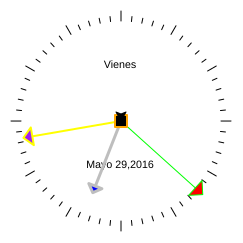

The script that drew this image:
#!/usr/bin/python3
from turtle import *
from datetime import *
from canvasvg import *
mode("logo")
clearscreen()
tracer(0,0)
#hideturtle()
#register_shape('clock_hand',((0,0),(10,0),(10,1),(11,0),(10,-1),(10,0)))
register_shape('clock_hand',((0,0),(0,100),(-10,100),(0,110),(10,100),(0,100)))
register_shape("dot", ((-3,-3), (-3,3), (3,3), (3,-3)))
register_shape("tri", ((-3, -2), (0, 3), (3, -2), (0, 0)))
hour_hand=Pen(shape='clock_hand')
hour_hand.shapesize(0.7,0.7,3)
hour_hand.color("gray","blue")
#hour_hand.seth(0)
minute_hand=Pen(shape='clock_hand')
minute_hand.shapesize(0.9,0.9,2)
minute_hand.color("yellow","purple")
#minute_hand.seth(90)
second_hand=Pen(shape='clock_hand')
second_hand.shapesize(1,1,1)
#second_hand.seth(90)
second_hand.color("green","red")
center=Pen(shape='dot')
center.shapesize(2,2,2)
center.color("orange","black")

def clockbg():
       dayofweek =["Lunes","Martes","Miercoles","Jueves","Vienes","Sabado","Domingo"]
       monthofyear =["Enero","Febrero","Marzo","Abril","Mayo","Junio","Julio","Agosto","Setiembre","Octubre","Noviembre","Diciembre"]
       t=datetime.today()
       weekday_today= dayofweek[t.weekday()]
       month_today=monthofyear[t.month]
       day_today=str(t.day)
       year_today=str(t.year)
       sety(50)
       write(weekday_today, align='center')
       sety(-50)
       write(month_today + ' '+ day_today + ',' + year_today,align='center')
       goto(0,0)

      
def mark(blank_length, mark_length):
       pu()
       fd(blank_length)
       pd()
       fd(mark_length)
       pu()
       rt(180)
       fd(mark_length+blank_length)

def clockface():
	for i in range(30):
             if i%5==0: mark(100,100/10)   	  
             else: mark(100,100/20)
             if i%5==0: mark(100,100/10)   	  
             else: mark(100,100/20)
             rt(6)

def face_rotate():
        rt(6)
        ontimer(face_rotate,1000)

def clocktick():
       t=datetime.today()
       second_hand.seth(t.second/60*360)
       minute_hand.seth(t.minute/60*360+t.second/3600*360)
       hour_hand.seth(t.hour/12*360+t.minute/12/60*360)
       # rt(6) Turn on face rotation
       ontimer(clocktick,1000)
       update()

def faceshape():
      begin_poly()
      clockface()
      end_poly()
      face_shape=get_poly()
      register_shape("face",face_shape)
      shape('face')

#faceshape()
clockface()
clockbg()
clocktick()
#face_rotate()
saveall('clock.svg',Screen()._canvas)
exitonclick()
#done()
